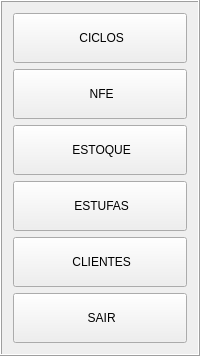
     <widget class="QFrame" name="fr_menu">
      <property name="sizePolicy">
       <sizepolicy hsizetype="Preferred" vsizetype="Preferred">
        <horstretch>0</horstretch>
        <verstretch>0</verstretch>
       </sizepolicy>
      </property>
      <property name="minimumSize">
       <size>
        <width>160</width>
        <height>0</height>
       </size>
      </property>
      <property name="maximumSize">
       <size>
        <width>250</width>
        <height>16777215</height>
       </size>
      </property>
      <property name="sizeIncrement">
       <size>
        <width>0</width>
        <height>0</height>
       </size>
      </property>
      <property name="baseSize">
       <size>
        <width>0</width>
        <height>0</height>
       </size>
      </property>
      <property name="frameShape">
       <enum>QFrame::Box</enum>
      </property>
      <property name="frameShadow">
       <enum>QFrame::Raised</enum>
      </property>
      <layout class="QVBoxLayout" name="verticalLayout_11">
       <item>
        <widget class="QPushButton" name="bt_cycle_menu">
         <property name="sizePolicy">
          <sizepolicy hsizetype="Expanding" vsizetype="Fixed">
           <horstretch>0</horstretch>
           <verstretch>0</verstretch>
          </sizepolicy>
         </property>
         <property name="minimumSize">
          <size>
           <width>0</width>
           <height>50</height>
          </size>
         </property>
         <property name="cursor">
          <cursorShape>PointingHandCursor</cursorShape>
         </property>
         <property name="toolTip">
          <string>&lt;html&gt;&lt;head/&gt;&lt;body&gt;&lt;p&gt;&lt;span style=&quot; color:#000000;&quot;&gt;Ctrl+1&lt;/span&gt;&lt;/p&gt;&lt;/body&gt;&lt;/html&gt;</string>
         </property>
         <property name="statusTip">
          <string/>
         </property>
         <property name="text">
          <string> CICLOS</string>
         </property>
         <property name="icon">
          <iconset resource="resource.qrc">
           <normaloff>:/icons/assets/tag-32.png</normaloff>:/icons/assets/tag-32.png</iconset>
         </property>
         <property name="iconSize">
          <size>
           <width>32</width>
           <height>32</height>
          </size>
         </property>
         <property name="shortcut">
          <string>Ctrl+1</string>
         </property>
        </widget>
       </item>
       <item>
        <widget class="QPushButton" name="bt_nfe_menu">
         <property name="minimumSize">
          <size>
           <width>0</width>
           <height>50</height>
          </size>
         </property>
         <property name="cursor">
          <cursorShape>PointingHandCursor</cursorShape>
         </property>
         <property name="toolTip">
          <string>Ctrl+2</string>
         </property>
         <property name="text">
          <string> NFE</string>
         </property>
         <property name="icon">
          <iconset resource="resource.qrc">
           <normaloff>:/icons/assets/document-32.png</normaloff>:/icons/assets/document-32.png</iconset>
         </property>
         <property name="iconSize">
          <size>
           <width>32</width>
           <height>32</height>
          </size>
         </property>
         <property name="shortcut">
          <string>Ctrl+2</string>
         </property>
        </widget>
       </item>
       <item>
        <widget class="QPushButton" name="bt_stock_menu">
         <property name="minimumSize">
          <size>
           <width>0</width>
           <height>50</height>
          </size>
         </property>
         <property name="cursor">
          <cursorShape>PointingHandCursor</cursorShape>
         </property>
         <property name="toolTip">
          <string>Ctrl+3</string>
         </property>
         <property name="text">
          <string> ESTOQUE</string>
         </property>
         <property name="icon">
          <iconset resource="resource.qrc">
           <normaloff>:/icons/assets/stock-32.png</normaloff>:/icons/assets/stock-32.png</iconset>
         </property>
         <property name="iconSize">
          <size>
           <width>32</width>
           <height>32</height>
          </size>
         </property>
         <property name="shortcut">
          <string>Ctrl+3</string>
         </property>
        </widget>
       </item>
       <item>
        <widget class="QPushButton" name="bt_kiln_menu">
         <property name="minimumSize">
          <size>
           <width>0</width>
           <height>50</height>
          </size>
         </property>
         <property name="cursor">
          <cursorShape>PointingHandCursor</cursorShape>
         </property>
         <property name="toolTip">
          <string>Ctrl+4</string>
         </property>
         <property name="text">
          <string> ESTUFAS</string>
         </property>
         <property name="icon">
          <iconset resource="resource.qrc">
           <normaloff>:/icons/assets/stove-32.png</normaloff>:/icons/assets/stove-32.png</iconset>
         </property>
         <property name="iconSize">
          <size>
           <width>32</width>
           <height>32</height>
          </size>
         </property>
         <property name="shortcut">
          <string>Ctrl+4</string>
         </property>
        </widget>
       </item>
       <item>
        <widget class="QPushButton" name="bt_client_menu">
         <property name="minimumSize">
          <size>
           <width>0</width>
           <height>50</height>
          </size>
         </property>
         <property name="cursor">
          <cursorShape>PointingHandCursor</cursorShape>
         </property>
         <property name="toolTip">
          <string>Ctrl+5</string>
         </property>
         <property name="text">
          <string> CLIENTES</string>
         </property>
         <property name="icon">
          <iconset resource="resource.qrc">
           <normaloff>:/icons/assets/customer-32.png</normaloff>:/icons/assets/customer-32.png</iconset>
         </property>
         <property name="iconSize">
          <size>
           <width>32</width>
           <height>32</height>
          </size>
         </property>
         <property name="shortcut">
          <string>Ctrl+5</string>
         </property>
        </widget>
       </item>
       <item>
        <widget class="QPushButton" name="bt_exit_menu">
         <property name="minimumSize">
          <size>
           <width>0</width>
           <height>50</height>
          </size>
         </property>
         <property name="cursor">
          <cursorShape>PointingHandCursor</cursorShape>
         </property>
         <property name="toolTip">
          <string>Esc</string>
         </property>
         <property name="text">
          <string> SAIR</string>
         </property>
         <property name="icon">
          <iconset resource="resource.qrc">
           <normaloff>:/icons/assets/exit-32.png</normaloff>:/icons/assets/exit-32.png</iconset>
         </property>
         <property name="iconSize">
          <size>
           <width>32</width>
           <height>32</height>
          </size>
         </property>
         <property name="shortcut">
          <string>Esc</string>
         </property>
        </widget>
       </item>
      </layout>
     </widget>
